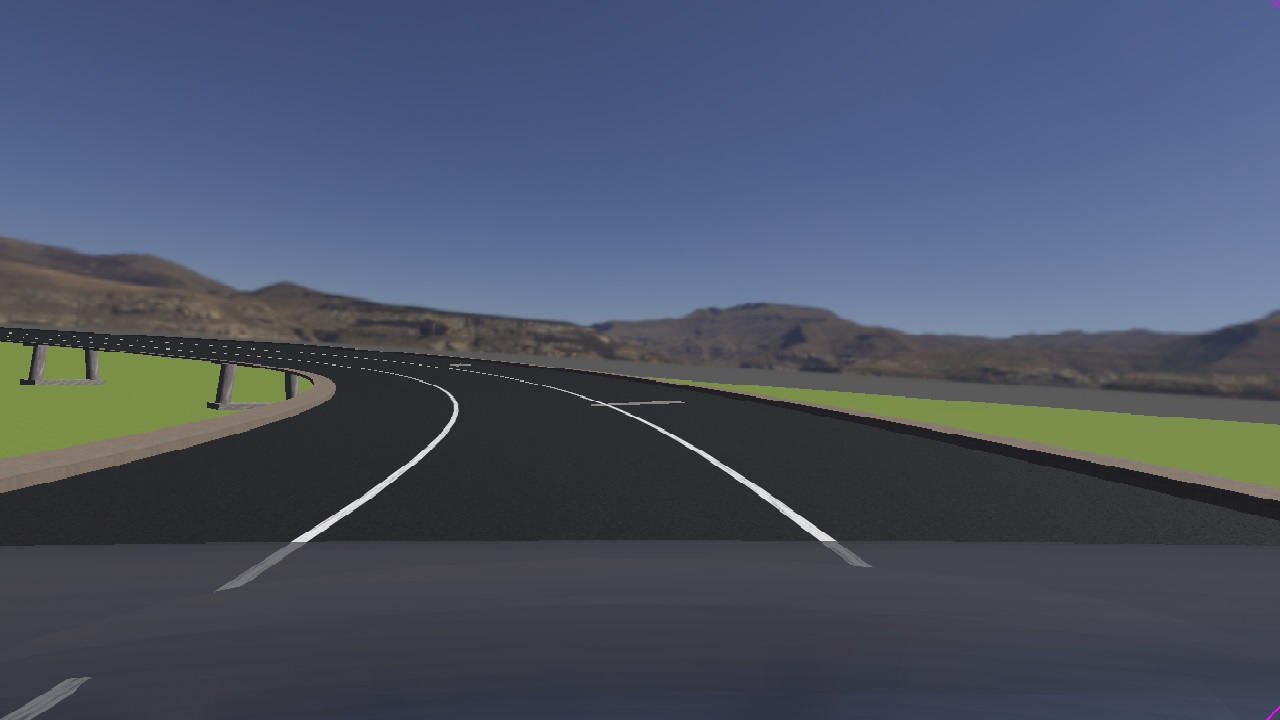
#> input picture curve_left.jpg, 1280 x 720 px
$ python LaneDetection.py   (older library calls are emulated)
#> lines starting #> are read from the running program, lines starting #| are printed output that depends on the picture; after the words box and inside, x2 and y2 are one past the last pixel; in counts of white or black regions, pixels touching at a corner belong together; long printed decimals are rounded
''' ............................................................................

Behrooz Bonakdar Yazdi
August 2020

.............................................................................'''


from cv2 import cv2
import numpy as np
import matplotlib.pyplot as plt
from matplotlib import pyplot, transforms
from sklearn import linear_model
from sklearn.linear_model import LinearRegression
from sklearn.preprocessing import PolynomialFeatures


### ........................................................................................................................... ###

# Defining a Function for getting the gradiant image by canny method:
def canny(image):   #this image is different with image downside. here it is the argument of function
    gray = cv2.cvtColor(image, cv2.COLOR_RGB2GRAY) #make the copied image gray scale
    blur = cv2.GaussianBlur(gray,(5, 5),0) #smoothening the image by using a guassian filter
    canny = cv2.Canny(blur,50,150) #find the gradient image by canny method
    return canny

### ........................................................................................................................... ###
### ROI:
# Defining the near field region of intrest (ROI):
def near_ROI(image):
    height = image.shape[0]
    width = image.shape[1]
    polygons = np.array([            # defining the dimensions for the region of interest
    [(0, height),(1000, height),(1000-100,450),(100, 450)]
    ])
    mask = np.zeros_like(image)  # make an black image with dimensions of the input image
    cv2.fillPoly(mask, polygons, 250) # apply white(250) on mask with dimensions defined on polygons
    near_masked_image = cv2.bitwise_and(image,mask) #with bitwise AND we choose only lines in Region of Interest
    return near_masked_image

# Defining the far field region of intrest (ROI):
# [32 lines left out: functions far_ROI, far_ROI_left, far_ROI_right, not called in this run]

### ........................................................................................................................... ###
### Finding Lines Algorithm (Here as a test OpenCV internal H-Transform is used)
def lane_finding_algorithm(image):
    model = cv2.HoughLinesP(image, 2, np.pi/180, 100, np.array([]), minLineLength=82, maxLineGap=5) #40, max 82
    return model

### ........................................................................................................................... ###
# This funcction draw the detected line in RIO found by Algorithm on a
# Black image with dimension of original image
# (The result of H-Transform is a line between (x1,y1) and (x2,y2), which will be used in this function)
def display_lines(image, lines):
    line_image = np.zeros_like(image)  # we produce a black image with our original image dimensions
    if lines is not None:
        for line in lines:
            # print(line) # lines we have are a 2-D array
            x1,y1,x2,y2 = line.reshape(4)  # we reshape the 2-D array to 1-D array
            cv2.line(line_image, (x1,y1), (x2,y2), (250, 0, 0), 10)     # this brings the line we found with H-Transforms (Mathematical Model)
                                                                        # on the black image we defined at the beggining of function, line thickness=10
    return line_image

### ........................................................................................................................... ###
### This function makes the Fitting,
### and gives an average line from lines detected with H-Transform and we have them in right and left side of the road:
### (lines is model from lane_finding_algorithm, this function finds the fitting parameters first,
### then with help of make_coordinates function finds the fitted model(line)):
def near_average_slope_intercept(image, lines):
    left_fit = [] # left line
    right_fit = [] # right line
    for line in lines:
        x1, y1, x2, y2 = line.reshape(4)  # Parameters of the found mathematical model
        parameters = np.polyfit((x1,x2), (y1,y2), 1) # return a vector of coefficient which describes the slope and intercept of the line for these 2 points
        slope = parameters[0]
        intercept = parameters[1]  # Till here the paramaters of the fit have been found!
        if slope < 0:              # find out the found fit parameteres for each line belong to left lane or right lane:
            left_fit.append((slope, intercept))
        else:
            right_fit.append((slope, intercept))
    left_fit_average = np.average(left_fit, axis=0)  # gives averaged slope and intercept for left
    right_fit_average = np.average(right_fit, axis=0)  #  gives averaged slope and intercept for right
    near_left_line = near_make_coordinates(image, left_fit_average) # since we don't have the coordinates of beggining and end of line, we use make_coordinates function as below
    near_right_line = near_make_coordinates(image, right_fit_average)
    return np.array([near_left_line, near_right_line])

# [17 lines left out: function far_average_slope_intercept, not called in this run]

### ........................................................................................................................... ###
### Near Field Finding the fitted line based on the fitting parametters got from the fitting step
def near_make_coordinates(image, line_parameters):
    slope, intercept = line_parameters
    y1 = image.shape[0] # height of image
    y2 = int(y1*(3/5))  # estimate from the image we right_fit_average
    x1 = int((y1-intercept)/slope)
    x2 = int((y2-intercept)/slope)
    return np.array([x1, y1, x2, y2])

### Far Field Finding the fitted line based on the fitting parametters got from the fitting step
# [7 lines left out: function far_make_coordinates, not called in this run]

### ........................................................................................................................... ###
### This function finds slope and intercepts of a line with two points of it given
### the line is as follows: y = mx + c
def slope_intercept_finder(line_set):
    x1 = line_set[0]
    y1 = line_set[1]
    x2 = line_set[2]
    y2 = line_set[3]

    slope = (y1-y2)/(x1-x2)
    intercept = ((y2*x1)-(y1*x2))/(x1-x2)
    return slope, intercept

### ........................................................................................................................... ###
### This Function gives a bird eye view of an image and the reverse view of lef and right side lanes:
def BirdEyeView(img):
    width , height = 600, 400
    pts1 = np.float32([[400, 390],[670,390],[350, 450],[720, 450]])  # top-left, top-right, bottom-left, bottom-right
    pts2 = np.float32([[0,0],[width,0],[0,height],[width,height]])

    Matrix = cv2.getPerspectiveTransform(pts1, pts2)
    Minv = cv2.getPerspectiveTransform(pts2, pts1)

    warped = cv2.warpPerspective(img, Matrix, (width,height))

    for x in range(0,4):
        circle = cv2.circle(img, (pts1[x][0],pts1[x][1]),5,(100,125,255), cv2.FILLED)

    copy_img_right = np.copy(warped)
    copy_img_left = np.copy(warped)
    H, L = np.shape(warped)
    # print('L = ', L, '\t' 'H = ', H)
    dividing_point = []
    for i in range(H):
        non_zero_values = np.nonzero(warped[i])
        sum_values = np.sum(np.nonzero(warped[i]))
        count_values = np.count_nonzero(warped[i])
        res_sum = sum_values/count_values
        res_sum = int(res_sum)
        dividing_point.append(res_sum)
        dividing_line = cv2.circle(warped, (dividing_point[i], i),3,(100,125,255), cv2.FILLED)

    cv2.line(warped, (dividing_point[0], 0), (dividing_point[399],399), (255,0,0) , thickness = 2)
    #------------------------------------------------------------------------------
    ### Cutting two sides of the line
    ### Left side of the road:
    point1 = (dividing_point[0],0)
    point2 = (dividing_point[399],H)
    polygons_left = np.array([
    [(0, 0),point1,point2,(0,H)]
    ])
    mask_left = np.zeros_like(copy_img_left)  # make an black image with dimensions of the input image
    cv2.fillPoly(mask_left, polygons_left, 250) # apply white(250) on mask with dimensions defined on polygons
    left_masked_image = cv2.bitwise_and(copy_img_left,mask_left) #with bitwise AND we choose only lines in Region of Interest

    ## Right side of the road:
    polygons_right = np.array([
    [point1,(L,0),(L,H),point2]
    ])
    mask_right = np.zeros_like(copy_img_right)  # make an black image with dimensions of the input image
    cv2.fillPoly(mask_right, polygons_right, 250) # apply white(250) on mask with dimensions defined on polygons
    right_masked_image = cv2.bitwise_and(copy_img_right,mask_right) #with bitwise AND we choose only lines in Region of Interest

    img_inv = cv2.warpPerspective(warped, Minv, (img.shape[1], img.shape[0]))  # width , height of the input image
    img_inv_left = cv2.warpPerspective(left_masked_image, Minv, (img.shape[1], img.shape[0]))  # width , height of the input image
    img_inv_right = cv2.warpPerspective(right_masked_image, Minv, (img.shape[1], img.shape[0]))  # width , height of the input image

    return warped, img_inv, dividing_point, right_masked_image, left_masked_image, img_inv_left, img_inv_right, circle

### ........................................................................................................................... ###
### ............................................. Processing the image:........................................................ ###
### ........................................................................................................................... ###

# ---------------------------------------------------------------------------------------------------------------------------------------#
print('\n','----------------------- Near Field Part ------------------------------------')
### 1.1. Loading Image and get the gradient image by canny:
original_image = cv2.imread('curve_left.jpg') # Load the image
#> original_image is the input picture: shape (720, 1280, 3); mean B, G, R 100.7, 83, 74.8
# original_image = cv2.imread('webots_pictures/straight.jpg') # Load the image
image = np.copy(original_image) #Make a copy of of our original image
canny = canny(image)  # get the canny image of the image
#> in canny, `canny = cv2.Canny(blur,50,150)`:
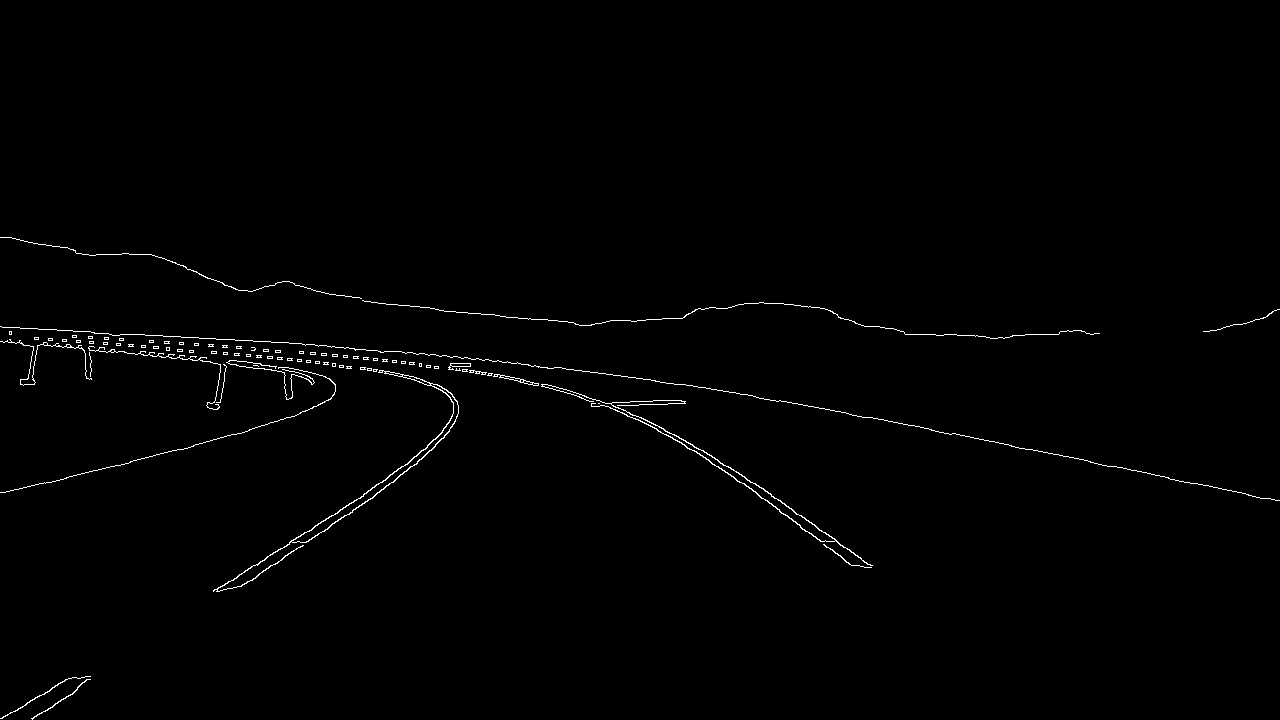
#> canny: shape (720, 1280); 0.78% white in thin lines or dots, all inside (x1, y1, x2, y2) = (0, 237, 1280, 720)
near_ROI_image = near_ROI(canny) # get the near-field part of the canny image
# cv2.imshow('Test', canny)

### 1.2. Finding the points of the model by our Algorithm:
near_lines = lane_finding_algorithm(near_ROI_image)
#> in lane_finding_algorithm, `model = cv2.HoughLinesP(image, 2, np.pi/180, 100, np.array([]), minLin..`: model = [[217, 589, 374, 487], [240, 586, 375, 495], [754, 483, 838, 542]]
#> near_lines has the same summary as model in lane_finding_algorithm

# print('near_lines_cordiantes = ','\n', near_lines, '\n\n')
# print('far_lines_cordinates = ', far_lines)

### 1.3. Merging the detected model by algorithm on a black image and the original image
near_lines_image_Hough = display_lines(image, near_lines)  # bring the lines detected by algoritm on the original image
#> the loop in display_lines, `for line in lines:` made 3 passes
near_combo_image_Hough = cv2.addWeighted(image, 0.8, near_lines_image_Hough, 1, 1)
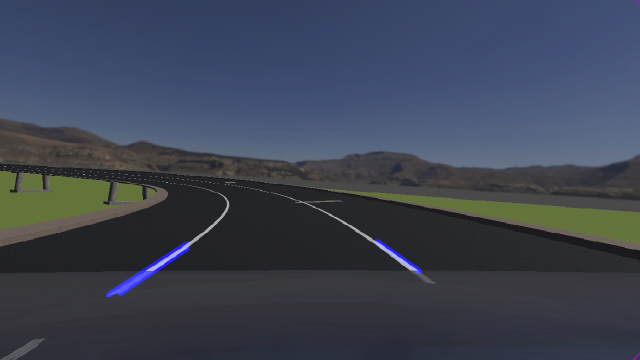
#> near_combo_image_Hough: shape (720, 1280, 3) (shown at 1/2 size); mean B, G, R 82.5, 67.4, 60.9


### 1.4. Optimizing the result:
# Finding the parameters for a fitted model which is ok for the found points of the model in step 2:
averaged_near_lines = near_average_slope_intercept(image, near_lines) # This function gives only one average line at right and one average line at left from detected lines by H-transform
#> the loop in near_average_slope_intercept, `for line in lines:` made 3 passes
#> (x1, y1, x2, y2, slope, intercept) on passes 1 to 3: (217, 589, 374, 487, -0.65, 730), (240, 586, 375, 495, -0.674, 747.8), (754, 483, 838, 542, 0.702, -46.6)
#> after the loop in near_average_slope_intercept, `for line in lines:`: left_fit = [(-0.65, 730), (-0.674, 747.8)]; right_fit = [(0.702, -46.6)]
#> in near_average_slope_intercept, `left_fit_average = np.average(left_fit, axis=0)`: left_fit_average = [-0.662, 738.9]
#> in near_average_slope_intercept, `right_fit_average = np.average(right_fit, axis=0)`: right_fit_average = [0.702, -46.6]
#> in near_make_coordinates, `slope, intercept = line_parameters`: slope = -0.662; intercept = 738.9
#> in near_make_coordinates, `x1 = int((y1-intercept)/slope)`: x1 = 28
#> in near_make_coordinates, `x2 = int((y2-intercept)/slope)`: x2 = 463
#> in near_average_slope_intercept, `near_left_line = near_make_coordinates(image, left_fit_average) # sinc..`: near_left_line = [28, 720, 463, 432]
#> in near_average_slope_intercept, `near_right_line = near_make_coordinates(image, right_fit_average)`: near_right_line = [1091, 720, 681, 432]
#> averaged_near_lines = [[28, 720, 463, 432], [1091, 720, 681, 432]]
first_line = averaged_near_lines[0]
#> first_line = [28, 720, 463, 432]
second_line = averaged_near_lines[1]
#> second_line = [1091, 720, 681, 432]

first_line_params = slope_intercept_finder(averaged_near_lines[0])  # First fitted line (right-side lane)
#> in slope_intercept_finder, `x1 = line_set[0]`: x1 = 28
#> in slope_intercept_finder, `y1 = line_set[1]`: y1 = 720
#> in slope_intercept_finder, `x2 = line_set[2]`: x2 = 463
#> in slope_intercept_finder, `y2 = line_set[3]`: y2 = 432
#> in slope_intercept_finder, `slope = (y1-y2)/(x1-x2)`: slope = -0.662
#> in slope_intercept_finder, `intercept = ((y2*x1)-(y1*x2))/(x1-x2)`: intercept = 738.5
#> first_line_params = (-0.662, 738.5)
slope1 = first_line_params [0]
#> slope1 = -0.662
intercept1 = first_line_params[1]
#> intercept1 = 738.5
second_line_params = slope_intercept_finder(averaged_near_lines[1]) # 2nd fitted line (left-side lane)
#> second_line_params = (0.702, -46.36)
slope2 = second_line_params[0]
#> slope2 = 0.702
intercept2 = second_line_params[1]
#> intercept2 = -46.36

print('\n\n','Found fitted lines in near field = ', '\n',averaged_near_lines)
#|  Found fitted lines in near field =
#|  [[  28  720  463  432]
#|  [1091  720  681  432]]
print('\n\n','first line =', '\n', first_line)
#|  first line =
#|  [ 28 720 463 432]
print('\n\n','second line =', '\n', second_line)
#|  second line =
#|  [1091  720  681  432]
print('\n\n','first line params =', '\n', first_line_params)
#|  first line params =
#|  (-0.6621, 738.538)
print('\n\n','second line params =', '\n', second_line_params)
#|  second line params =
#|  (0.7024, -46.361)
print('\n\n','1st line slope =', '\n', slope1)
#|  1st line slope =
#|  -0.6621
print('\n\n','1st line intercept =', '\n', intercept1)
#|  1st line intercept =
#|  738.538
print('\n\n','2nd line slope =', '\n', slope2)
#|  2nd line slope =
#|  0.7024
print('\n\n','2nd line intercept =', '\n', intercept2)
#|  2nd line intercept =
#|  -46.361


# Merging the fitted model on a black image and the original image:
near_lines_image_Av = display_lines(image, averaged_near_lines)  # bring the averaged lines on the original image
#> the loop in display_lines (call 2), `for line in lines:` made 2 passes
near_combo_image_Av = cv2.addWeighted(image, 1, near_lines_image_Av, 1, 1) # bring the averaged lines on a black image

# print('Average near_lines_cordiantes = ','\n', near_lines_image_Av, '\n\n')


# ---------------------------------------------------------------------------------------------------------------------------------------#
print('\n','----------------------- Far Field Part ------------------------------------')

BirdView_result = BirdEyeView(canny)
#> in BirdEyeView, `Matrix = cv2.getPerspectiveTransform(pts1, pts2)`: Matrix = [[-1.58, -1.32, 1144.7], [-6.32e-16, -6.49, 2531.6], [0, -0.00439, 1]]
#> in BirdEyeView, `Minv = cv2.getPerspectiveTransform(pts2, pts1)`: Minv = [[0.45, -0.361, 400], [0, -0.154, 390], [0, -0.000676, 1]]
#> the loop in BirdEyeView, `for i in range(H):` made 400 passes
#> (sum_values, count_values, res_sum) on passes 1 to 3: (8647, 35, 247), (16197, 60, 269), (17749, 67, 264)
#> after the loop in BirdEyeView, `for i in range(H):`:
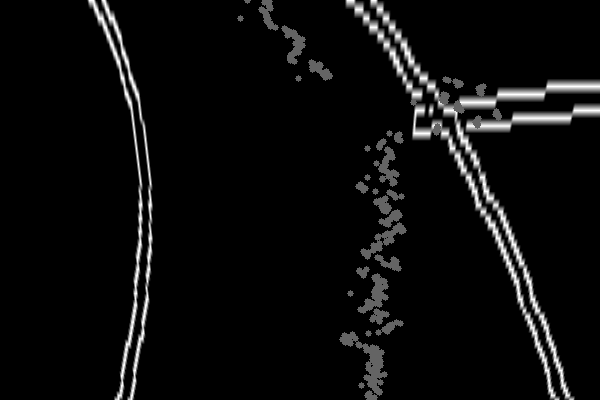
#> warped: shape (400, 600); min 0, max 255, mean 12.2
#> after the loop in BirdEyeView, `for i in range(H):`: dividing_point = 400 values, max 498 at index 115, min 240 at index 18, mean 372.6
#> in BirdEyeView, `cv2.line(warped, (dividing_point[0], 0), (dividing_point[399],399), (2..`:
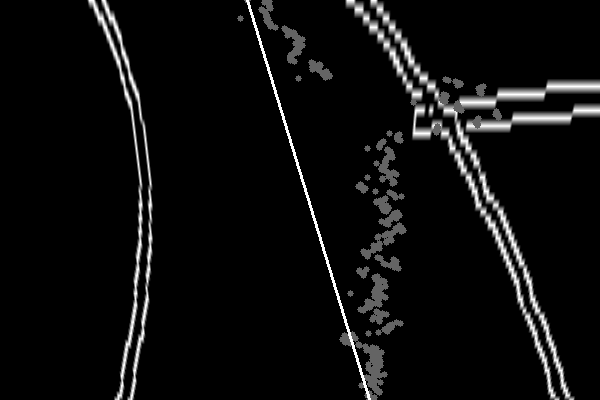
#> warped: shape (400, 600); 0.5% of pixels changed, all inside (x1, y1, x2, y2) = (246, 0, 371, 400)
#> in BirdEyeView, `point1 = (dividing_point[0],0)`: point1 = (247, 0)
#> in BirdEyeView, `point2 = (dividing_point[399],H)`: point2 = (369, 400)
#> in BirdEyeView, `polygons_left = np.array([ [(0, 0),point1,point2,(0,H)] ])`: polygons_left = [[0, 0], [247, 0], [369, 400], [0, 400]]
#> in BirdEyeView, `cv2.fillPoly(mask_left, polygons_left, 250)`:
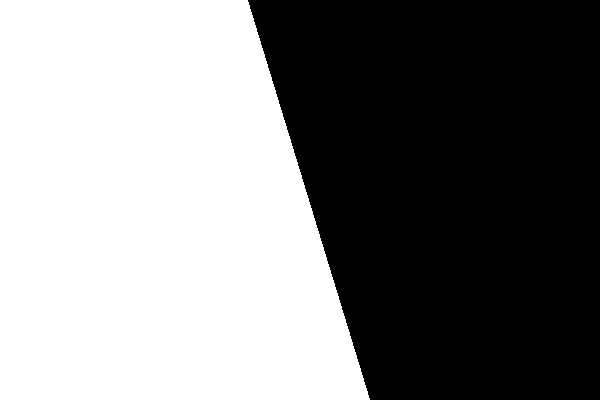
#> mask_left: shape (400, 600); values 0 (black) and 250 (white), 51.5% white; 1 black region, box (x1, y1, x2, y2) and area: (248, 0, 600, 400) 116400
#> in BirdEyeView, `left_masked_image = cv2.bitwise_and(copy_img_left,mask_left)`:
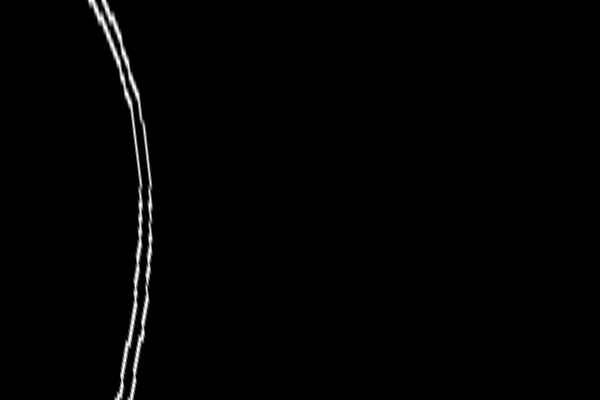
#> left_masked_image: shape (400, 600); min 0, max 250, mean 2.6
#> in BirdEyeView, `polygons_right = np.array([ [point1,(L,0),(L,H),point2] ])`: polygons_right = [[247, 0], [600, 0], [600, 400], [369, 400]]
#> (the rest of the program and of its run is left out)
